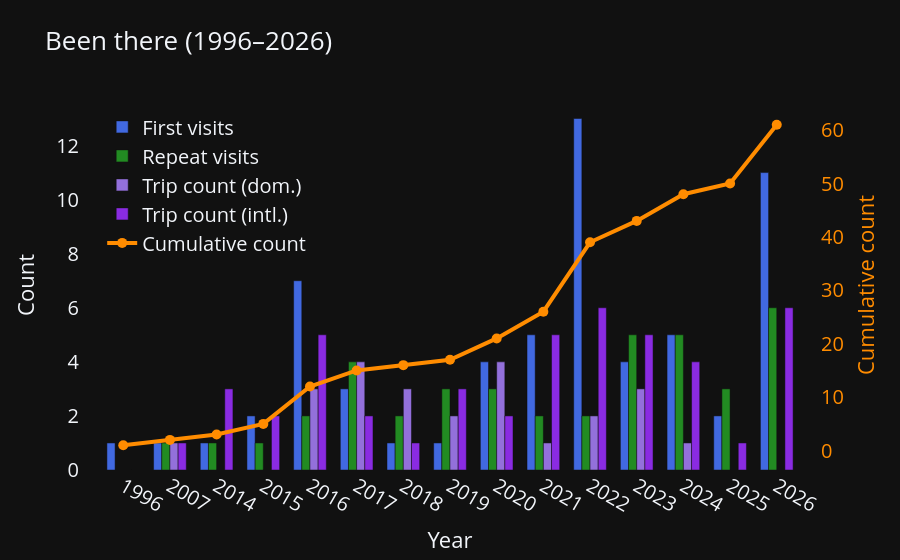

Notebook source saved alongside this figure:
### Code cell
df_verbose = pd.read_csv("../data/trips_verbose.csv", sep=None, engine="python")

# Split into been vs planned relative to today (straddling trips classified by larger portion)
df_verbose_been, df_verbose_planned = split_been_planned(df_verbose, today=TODAY)

df = transform_verbose_to_calendar(df_verbose_been, save=False)
df = df[df['country'] != 'All']

if len(df_verbose_planned) > 0:
    df_planned = transform_verbose_to_calendar(df_verbose_planned, save=False)
    df_planned = df_planned[df_planned['country'] != 'All']
else:
    df_planned = None

# Aggregate city-level rows to one row per country (year columns become days per country per year)
NUM_COLS = df.select_dtypes(include='number').columns.tolist()
df_country = df.groupby(['country','continent'])[NUM_COLS].sum().reset_index()
df_country = add_country_codes(df_country.copy())
df_country['total_years'] = df_country['total_days']/365

# Trips per year, split into domestic vs international (excursions away from
# that year's primary residence city; uses the city-level calendar df)
trip_counts = count_trips_per_year(df_verbose_been, df)

plot_bar_time_series(
    df_country, 
    select_type='travel', 
    time_period='year', 
    title='Been there', 
    trip_counts=trip_counts,
    save_path='../attachments/bar_time_series.html',
    #save_path=None
    )

### Figure 1 — Plotly figure (JSON) as saved in the notebook; plotly's stock layout.template omitted (floating-point values rounded to 4 significant figures)
{"data": [{"customdata": ["1. China (89.0)", "1. Singapore (8.0)", "1. Hong Kong (6.0)", "1. Türkiye (5.0)<br>2. United States (135.5)", "1. Canada (19.0)<br>2. Colombia (2.0)<br>3. Cuba (5.0)<br>4. Dominican Republic (2.0)<br>5. Ecuador (9.0)<br>6. Mexico (3.0)<br>7. Russian Federation (16.0)", "1. Chile (9.0)<br>2. Japan (46.0)<br>3. Peru (9.0)", "1. United Kingdom (101.5)", "1. Tunisia (4.0)", "1. Belarus (4.0)<br>2. Italy (9.5)<br>3. Sweden (107.5)<br>4. Vatican City State (Holy See) (0.3)", "1. Austria (0.3)<br>2. Denmark (3.5)<br>3. Germany (18.0)<br>4. Greece (24.8)<br>5. Serbia (10.0)", "1. Armenia (30.2)<br>2. Azerbaijan (6.8)<br>3. Belgium (0.2)<br>4. Georgia (21.8)<br>5. Latvia (0.5)<br>6. Lithuania (1.0)<br>7. Netherlands (6.8)<br>8. Norway (8.0)<br>9. Poland (0.3)<br>10. Portugal (7.0)<br>11. Romania (8.0)<br>12. Switzerland (9.0)<br>13. United Arab Emirates (3.0)", "1. Bulgaria (6.5)<br>2. Estonia (3.0)<br>3. Finland (5.0)<br>4. France (8.8)", "1. Malta (3.0)<br>2. Qatar (0.3)<br>3. Slovakia (0.3)<br>4. South Africa (22.8)<br>5. Spain (6.0)", "1. Malaysia (3.0)<br>2. Thailand (4.0)", "1. Albania (3.7)<br>2. Bosnia and Herzegovina (4.0)<br>3. Croatia (2.0)<br>4. Czechia (0.8)<br>5. Hungary (3.0)<br>6. Luxembourg (0.5)<br>7. Monaco (0.2)<br>8. Montenegro (2.0)<br>9. Morocco (41.0)<br>10. North Macedonia (0.3)<br>11. Slovenia (0.6)"], "hovertemplate": "%{customdata}<extra></extra>", "marker": {"color": "royalblue"}, "name": "First visits", "offsetgroup": "0", "type": "bar", "x": ["1996", "2007", "2014", "2015", "2016", "2017", "2018", "2019", "2020", "2021", "2022", "2023", "2024", "2025", "2026"], "y": [1.0, 1.0, 1.0, 2.0, 7.0, 3.0, 1.0, 1.0, 4.0, 5.0, 13.0, 4.0, 5.0, 2.0, 11.0]}, {"customdata": [null, "1. China (357.0)", "1. China (359.0)", "1. China (224.5)", "1. China (33.5)<br>2. United States (276.5)", "1. Canada (25.0)<br>2. China (29.0)<br>3. Mexico (4.0)<br>4. United States (244.0)", "1. Canada (6.5)<br>2. United States (257.0)", "1. China (15.5)<br>2. Russian Federation (30.0)<br>3. United Kingdom (315.5)", "1. China (0.3)<br>2. Türkiye (0.3)<br>3. United Kingdom (244.0)", "1. Sweden (306.3)<br>2. Türkiye (9.0)", "1. Denmark (1.5)<br>2. Sweden (260.8)", "1. Belgium (0.3)<br>2. Denmark (6.0)<br>3. Latvia (2.5)<br>4. Norway (6.2)<br>5. Sweden (326.7)", "1. Austria (2.7)<br>2. Bulgaria (0.5)<br>3. Italy (6.0)<br>4. Sweden (311.2)<br>5. Switzerland (13.2)", "1. China (27.0)<br>2. Qatar (1.0)<br>3. Sweden (330.0)", "1. Austria (2.2)<br>2. Bulgaria (6.7)<br>3. France (2.1)<br>4. Germany (3.0)<br>5. Spain (3.0)<br>6. Sweden (173.9)"], "hovertemplate": "%{customdata}<extra></extra>", "marker": {"color": "forestgreen"}, "name": "Repeat visits", "offsetgroup": "1", "type": "bar", "x": ["1996", "2007", "2014", "2015", "2016", "2017", "2018", "2019", "2020", "2021", "2022", "2023", "2024", "2025", "2026"], "y": [0.0, 1.0, 1.0, 1.0, 2.0, 4.0, 2.0, 3.0, 3.0, 2.0, 2.0, 5.0, 5.0, 3.0, 6.0]}, {"hovertemplate": "Year: %{x}<br>Domestic trips: %{y}<extra></extra>", "marker": {"color": "mediumpurple"}, "name": "Trip count (dom.)", "offsetgroup": "2", "type": "bar", "x": ["1996", "2007", "2014", "2015", "2016", "2017", "2018", "2019", "2020", "2021", "2022", "2023", "2024", "2025", "2026"], "y": [0, 1, 0, 0, 3, 4, 3, 2, 4, 1, 2, 3, 1, 0, 0]}, {"hovertemplate": "Year: %{x}<br>International trips: %{y}<extra></extra>", "marker": {"color": "blueviolet"}, "name": "Trip count (intl.)", "offsetgroup": "3", "type": "bar", "x": ["1996", "2007", "2014", "2015", "2016", "2017", "2018", "2019", "2020", "2021", "2022", "2023", "2024", "2025", "2026"], "y": [0, 1, 3, 2, 5, 2, 1, 3, 2, 5, 6, 5, 4, 1, 6]}, {"hovertemplate": "Year: %{x}<br>Cumulative: %{y}<extra></extra>", "line": {"color": "darkorange", "width": 4}, "marker": {"color": "darkorange", "size": 10}, "mode": "lines+markers", "name": "Cumulative count", "type": "scatter", "x": ["1996", "2007", "2014", "2015", "2016", "2017", "2018", "2019", "2020", "2021", "2022", "2023", "2024", "2025", "2026"], "y": [1.0, 2.0, 3.0, 5.0, 12.0, 15.0, 16.0, 17.0, 21.0, 26.0, 39.0, 43.0, 48.0, 50.0, 61.0], "yaxis": "y2"}], "layout": {"bargap": 0.3, "barmode": "group", "font": {"size": 20}, "hoverlabel": {"font": {"size": 20}}, "legend": {"font": {"size": 20}, "x": 0.03, "y": 0.98}, "title": {"font": {"size": 26}, "text": "Been there (1996–2026)"}, "xaxis": {"showgrid": false, "tickfont": {"size": 20}, "title": {"font": {"size": 22}, "text": "Year"}, "zeroline": false}, "yaxis": {"showgrid": false, "tickfont": {"size": 20}, "title": {"font": {"size": 22}, "text": "Count"}, "zeroline": false}, "yaxis2": {"overlaying": "y", "showgrid": false, "side": "right", "tickfont": {"color": "darkorange", "size": 20}, "title": {"font": {"color": "darkorange", "size": 22}, "text": "Cumulative count"}, "zeroline": false}}}
